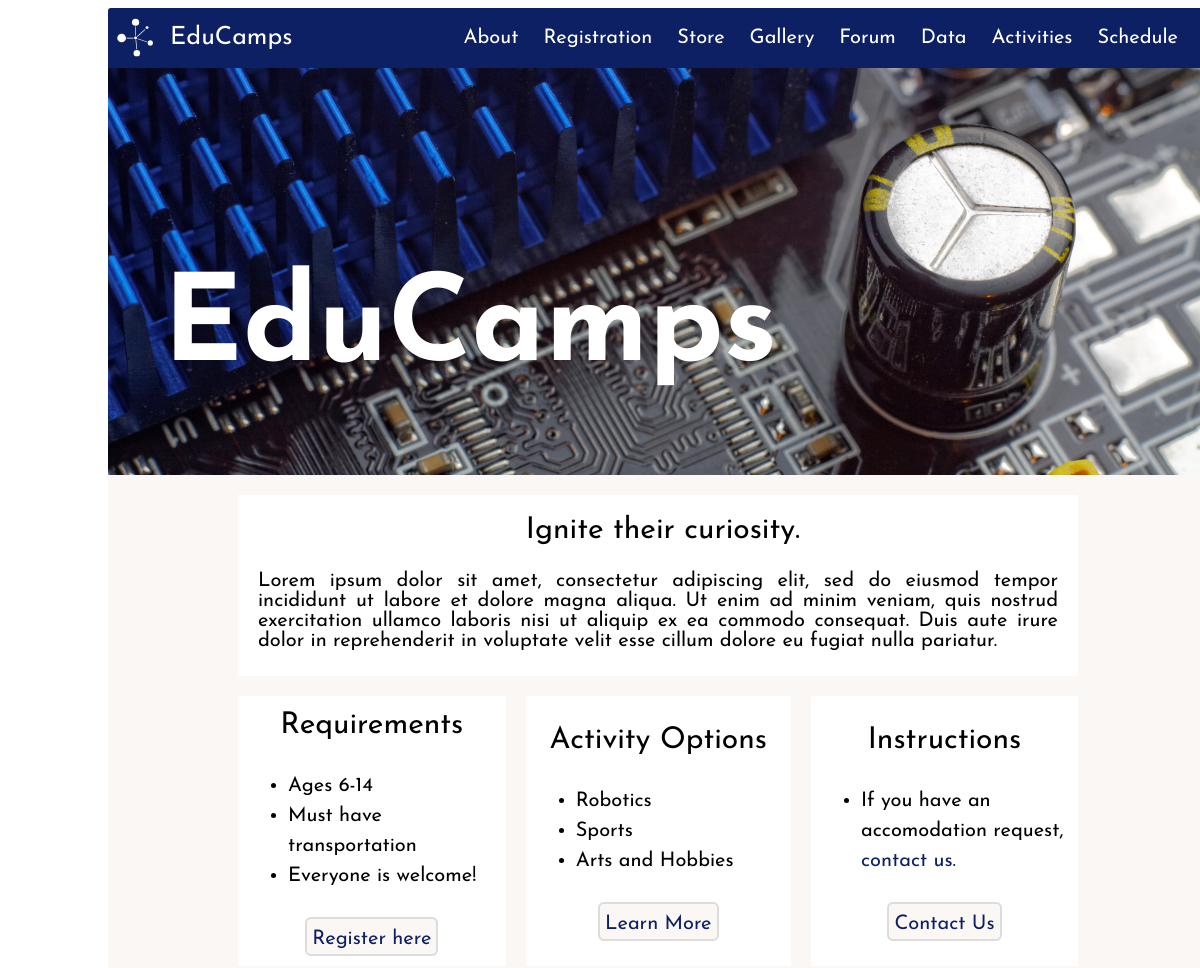
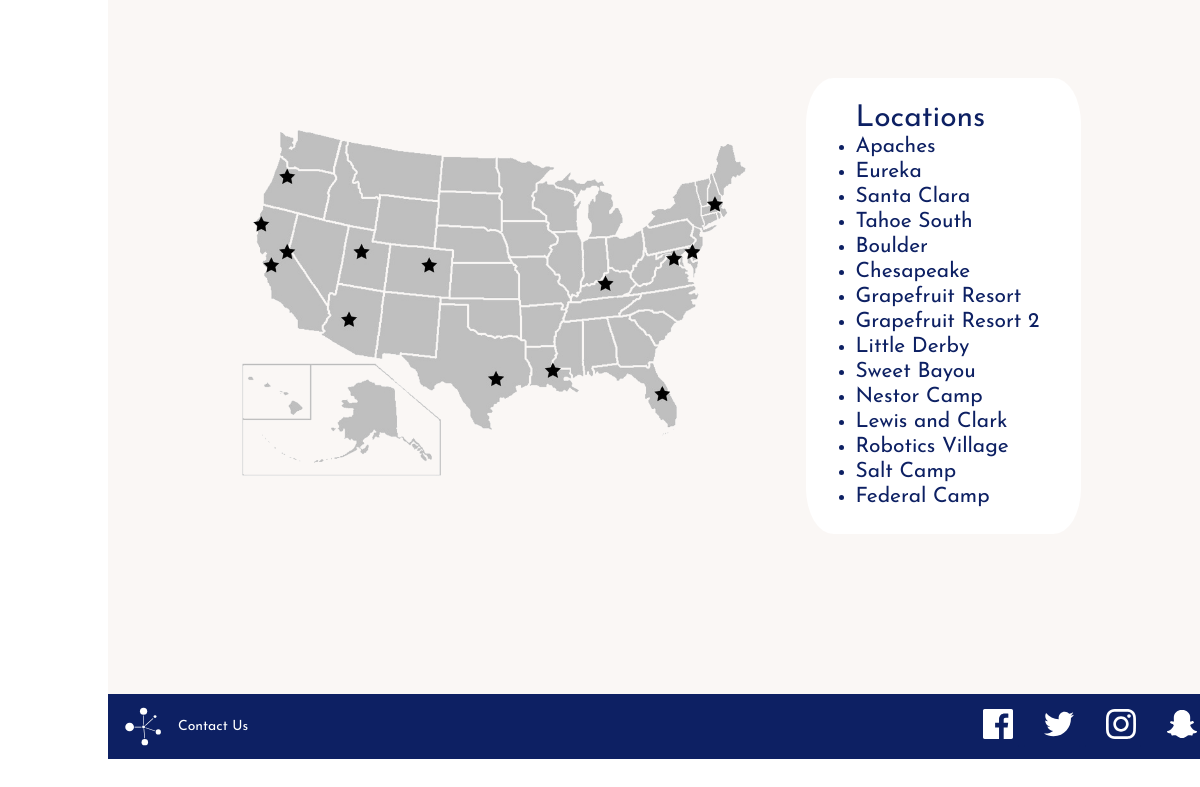
The page / on the database its author committed (2 pictures, top to bottom).
### tables this page shows
CREATE TABLE camp(
    camp_id int AUTO_INCREMENT,
    camp_name varchar(255),
    location varchar(255),
    address varchar(255),
    activities varchar(255),
    active int,
    season_winter int,
    season_summer int,
    capacity int,
    comments varchar(255),
    PRIMARY KEY (camp_id)
);

### index.php (the view, shortened to what this page needs)
<!DOCTYPE html>
<html>
    <head>
        <link href="stylesheets/main.css" media="screen" rel="stylesheet" type="text/css" />
    </head>
    <body>
        <div class="main_container">
	        <div id="menubar">
                <a href ="">
                    <img id="logo" src="icons/logo.svg" alt="EduCamps logo" /><label id="topname">EduCamps</label>
                </a>
	            <table>
	                <tr>
										<td><a href=about>About</a></td>
										<td><a href=registration>Registration</a></td>
										<td><a href=store>Store</a></td>
										<td><a href=gallery>Gallery</a></td>
										<td><a href=forum>Forum</a></td>
										<td><a href=data>Data</a></td>
										<td><a href=activities>Activities</a></td>
										<td><a href=schedule>Schedule</a></td>
	                </tr>
	            </table>
	        </div>
	        <div id="banner">
	            <h1 id="title"> EduCamps </h1>
	            <img id="headerpic" src="circuit.jpg" alt="header image" />
	        </div>
	        <div class="main_content" id = "home_main_content">
	            <div id="mission">
                    <p id="tagline"> Ignite their curiosity. </p>
	                <p>Lorem ipsum dolor sit amet, consectetur adipiscing elit, sed do eiusmod tempor incididunt ut labore et dolore magna aliqua. Ut enim ad minim veniam, quis nostrud exercitation ullamco laboris nisi ut aliquip ex ea commodo consequat. Duis aute irure dolor in reprehenderit in voluptate velit esse cillum dolore eu fugiat nulla pariatur.</p>
	            </div>
	                <table>
	                    <tr>
	                        <td> Requirements
                                <ul>
                                    <li>Ages 6-14</li>
                                    <li>Must have transportation</li>
                                    <li>Everyone is welcome! </li>
                                </ul>
                                <a href="registration/" class="button">Register here</a>
                            </td>
	                        <td> Activity Options
                                <ul>
                                    <li>Robotics</li>
                                    <li>Sports</li>
                                    <li>Arts and Hobbies</li>
                                </ul>
                                <a href="about/" class="button">Learn More</a>
                            </td>
	                        <td> Instructions
                                <ul>
                                    <li>If you have an accomodation request, <a href="contact">contact us.</a></li>
                                </ul>
                                <a href="contact/" class="button">Contact Us</a>
                            </td>
                        </tr>
	                </table>
                <table id="locationswrapper">
                    <tr>
                        <td id="map">
                            <img src="map.png" alt="locations map"/>
                        </td>
                        <td>
                            <ul id="list_container">Locations
                            <?php
                                $conn = mysqli_connect("localhost", "fourthreefour", "americo", "educamps");
                                $campsquery = mysqli_query($conn, "SELECT camp_name, location FROM camp");
                                while($camp = mysqli_fetch_assoc($campsquery)){
                            ?>
                                <li><?= $camp['camp_name'] ?>
                                <?php } ?>
                                </li>
                            </ul>
                        </td>
                    </tr>
                </table>
	        </div>
            <div id="footer">
                <div id="left-footer">
                    <img id="logo" src="icons/logo.svg" alt="EduCamps logo" />
                    <a href="contact">Contact Us</a>
                </div>
                <table id="right-footer">
                    <tr>
                        <td>
                            <a href="https://www.facebook.com"><img src="icons/facebook.svg" alt="facebook icon"/></a>
                            <a href="https://www.twitter.com"><img src="icons/twitter.svg" alt="twitter icon"/></a>
                            <a href="https://www.instagram.com"><img src="icons/instagram.svg" alt="instagram icon"/></a>
                            <a href="https://www.snapchat.com"><img src="icons/snapchat.svg" alt="snapchat icon"/></a>
                            <br/>
                        </td>
                    </tr>
                </table>
            </div>
        </div>
    </body>
</html>

### stylesheets/main.css (style rules this page uses)
.button { color:#0d2063;background-color:#faf7f5;border-radius:6px;border:solid gainsboro 2px;font-family:'Josefin Sans', sans-serif;font-size:20px;padding:5px;padding-top:10px;margin-top:10px }
body { font-family:'Josefin Sans', sans-serif }
a { text-decoration:none;color:#0d2063 }
td { font-size:20px }
body { padding-left:100px;padding-right:100px }
.main_container { min-width:1100px;max-width:1600px;margin:auto;background-color:#faf7f5;margin-bottom:100px }
#logo { float:left;height:40px;width:auto;margin-left:7px }
#banner { position:relative }
#menubar { width:100%;height:60px;background-color:#0d2063;color:#0d2063;font-size:20px;border-top-left-radius:3px;border-top-right-radius:3px;display:flex;justify-content:space-between;align-items:center }
#menubar table { float:right;display:flex;justify-content:flex-end;border-spacing:5px;margin-left:15px;margin-right:15px;vertical-align:center }
#menubar td { padding:10px;border-radius:3px;border-width:1.5px;border-spacing:20px;text-decoration-line:underline }
#menubar a { color:white;text-decoration:none;line-height:10px;margin-top:5px }
#menubar>a { margin-top:0px;height:100%;display:flex;flex-direction:row;justify-content:center;align-items:center }
#topname { padding-left:15px;font-size:1.25em;cursor:pointer }
#footer { width:100%;height:65px;background-color:#0d2063;color:#0d2063;position:relative;z-index:2;font-size:14px;display:flex;justify-content:space-between }
#footer #right-footer { display:flex;justify-content:flex-end;align-items:center;border-spacing:5px }
#footer #right-footer img { height:30px;width:auto;margin:5px;padding-top:0px;filter:invert(100%);padding-left:15px }
#footer #right-footer td { padding-top:0px;border-radius:3px;border-width:1.5px;border-spacing:20px;text-decoration-line:underline;vertical-align:center }
#footer #left-footer { display:flex;justify-content:center;align-items:center }
#footer #left-footer a { color:white;text-decoration:none;padding-top:0px;margin-left:10px }
#footer #left-footer img { height:40px;width:auto;margin:5px;padding-top:0px;padding-left:10px }
#headerpic { width:100%;height:auto;vertical-align:bottom }
#tagline { width:100%;text-align:center;font-size:30px;padding:5px;padding-top:20px;color:black;margin:0 }
#mission { width:800px;font-size:20px;background-color:#fff;margin-left:auto;margin-right:auto;margin-top:20px;padding:20px;padding-top:0px;padding-bottom:5px;text-align:justify }
#title { clear:center;font-size:10vw;text-align:center;color:white;position:absolute;bottom:0%;left:5%;top:30%;vertical-align:bottom;padding:0 }
.main_content { background-color:#faf7f5;width:100%;height:auto;font-size:30px }
.main_content table { border-spacing:20px;width:880px;margin:auto }
.main_content td { width:250px;height:250px;padding:10px;background-color:#fff;text-align:center;font-size:30px }
.main_content td li { font-size:20px;text-align:left;line-height:30px }
#locationswrapper { margin-left:auto;margin-right:auto;margin-bottom:100px }
#locationswrapper li { font-size:.7em;line-height:25px;text-align:left }
#locationswrapper td { background-color:#faf7f5;text-align:left;color:#0d2063 }
#locationswrapper img { width:550px }
#list_container { background-color:white;padding:25px;padding-left:50px;border-radius:10%;width:200px }
#map { width:600px;margin-left:auto;margin-right:auto;padding:0px;text-align:justify }

### rows shown on the page
camp: camp_name "Apaches"
camp: camp_name "Eureka"
camp: camp_name "Santa Clara"
camp: camp_name "Tahoe South"
camp: camp_name "Boulder"
camp: camp_name "Chesapeake"
camp: camp_name "Grapefruit Resort"
camp: camp_name "Grapefruit Resort 2"
camp: camp_name "Little Derby"
camp: camp_name "Sweet Bayou"
camp: camp_name "Nestor Camp"
camp: camp_name "Lewis and Clark"
camp: camp_name "Robotics Village"
camp: camp_name "Salt Camp"
camp: camp_name "Federal Camp"
